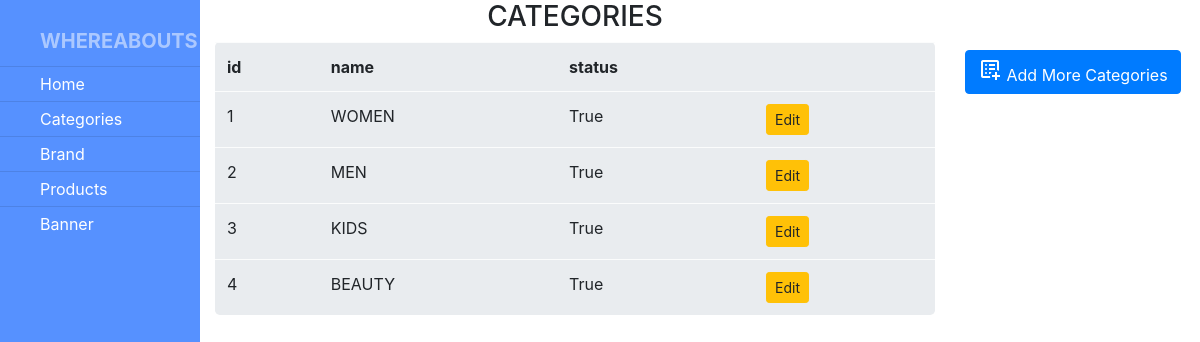
The page /catgry/ on the database its author committed.
### api/models.py (models this page shows)
class Category(models.Model):
    ct_id=models.IntegerField(primary_key=True)
    ct_name=models.CharField(max_length=100,unique=True)
    status = models.BooleanField(default=True,choices = default_status_choice)

### new_admin/views.py (the view, shortened to what this page needs)
# urls.py: path('catgry/',CategoryView.as_view(),name='catg'),
class CategoryView(CreateView):
        model=Category
        form_class=CategoryForm
        template_name="categories.html"
        success_url=reverse_lazy('catg')
        def get_context_data(self, **kwargs):
            context=super().get_context_data(**kwargs)
            context["data"]=Category.objects.all()
            return context

### new_admin/templates/categories.html (shortened to what this page needs)
{% extends 'sidebar.html' %}
{% block nav %}
<div class="row">
  <div class="col-9">
    <h3 style="text-align: center;">CATEGORIES</h3>
    <table  class="table table-light jumbotron">
      <tr>
        <th>id</th>
        <th>name</th>
        <th>status</th>
        <th></th>
      </tr>
      {% for i in data %}
      <tr>
        <td>{{i.ct_id}}</td>
        <td>{{i.ct_name}}</td>
        <td>{{i.status}}</td>
        <td><a href="{% url 'edit' i.ct_id %}"><button class="btn btn-sm btn-warning">Edit</button></a></td>
      </tr>
      {% endfor %}
    </table>
  </div>
  <div class="col-3" style="padding-top: 50px;">
    <button class="btn btn-primary" type="button" data-toggle="collapse" data-target="#collapseExample" aria-expanded="false" aria-controls="collapseExample">
      <span class="material-symbols-outlined">
      </span> Add More Categories
    </button>
  </div>
</div>
{% endblock nav %}

### rows shown on the page
Category: ct_id "1", ct_name "WOMEN", status "True"
Category: ct_id "2", ct_name "MEN", status "True"
Category: ct_id "3", ct_name "KIDS", status "True"
Category: ct_id "4", ct_name "BEAUTY", status "True"
